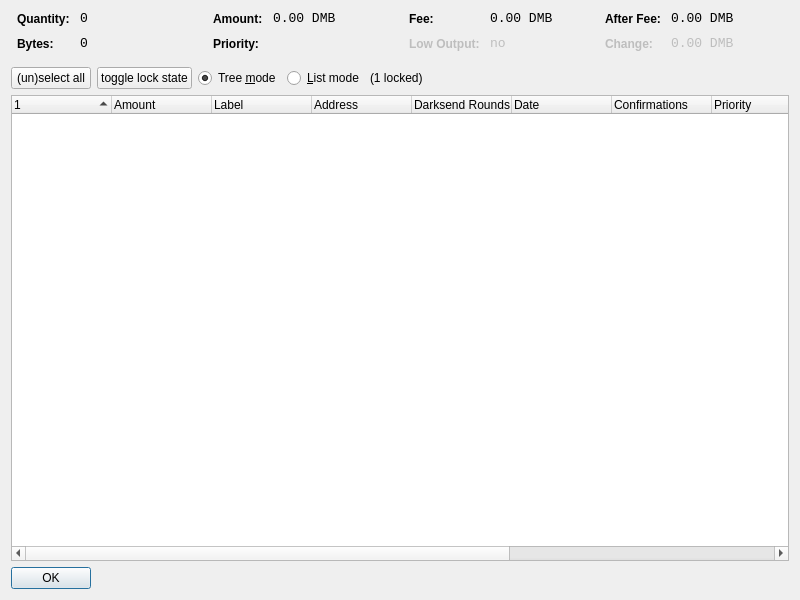
<?xml version="1.0" encoding="UTF-8"?>
<ui version="4.0">
 <class>CoinControlDialog</class>
 <widget class="QDialog" name="CoinControlDialog">
  <property name="geometry">
   <rect>
    <x>0</x>
    <y>0</y>
    <width>800</width>
    <height>600</height>
   </rect>
  </property>
  <property name="windowTitle">
   <string>Coin Control</string>
  </property>
  <layout class="QVBoxLayout" name="verticalLayout">
   <item>
    <layout class="QHBoxLayout" name="horizontalLayoutTop" stretch="0,0,0,0">
     <property name="topMargin">
      <number>0</number>
     </property>
     <property name="bottomMargin">
      <number>10</number>
     </property>
     <item>
      <layout class="QFormLayout" name="formLayoutCoinControl1">
       <property name="horizontalSpacing">
        <number>10</number>
       </property>
       <property name="verticalSpacing">
        <number>10</number>
       </property>
       <property name="leftMargin">
        <number>6</number>
       </property>
       <property name="rightMargin">
        <number>6</number>
       </property>
       <item row="0" column="0">
        <widget class="QLabel" name="labelCoinControlQuantityText">
         <property name="styleSheet">
          <string notr="true">font-weight:bold;</string>
         </property>
         <property name="text">
          <string>Quantity:</string>
         </property>
        </widget>
       </item>
       <item row="0" column="1">
        <widget class="QLabel" name="labelCoinControlQuantity">
         <property name="font">
          <font>
           <family>Monospace</family>
           <pointsize>10</pointsize>
          </font>
         </property>
         <property name="cursor">
          <cursorShape>IBeamCursor</cursorShape>
         </property>
         <property name="contextMenuPolicy">
          <enum>Qt::ActionsContextMenu</enum>
         </property>
         <property name="text">
          <string notr="true">0</string>
         </property>
         <property name="textInteractionFlags">
          <set>Qt::LinksAccessibleByMouse|Qt::TextSelectableByKeyboard|Qt::TextSelectableByMouse</set>
         </property>
        </widget>
       </item>
       <item row="1" column="0">
        <widget class="QLabel" name="labelCoinControlBytesText">
         <property name="styleSheet">
          <string notr="true">font-weight:bold;</string>
         </property>
         <property name="text">
          <string>Bytes:</string>
         </property>
        </widget>
       </item>
       <item row="1" column="1">
        <widget class="QLabel" name="labelCoinControlBytes">
         <property name="font">
          <font>
           <family>Monospace</family>
           <pointsize>10</pointsize>
          </font>
         </property>
         <property name="cursor">
          <cursorShape>IBeamCursor</cursorShape>
         </property>
         <property name="contextMenuPolicy">
          <enum>Qt::ActionsContextMenu</enum>
         </property>
         <property name="text">
          <string notr="true">0</string>
         </property>
         <property name="textInteractionFlags">
          <set>Qt::LinksAccessibleByMouse|Qt::TextSelectableByKeyboard|Qt::TextSelectableByMouse</set>
         </property>
        </widget>
       </item>
      </layout>
     </item>
     <item>
      <layout class="QFormLayout" name="formLayoutCoinControl2">
       <property name="horizontalSpacing">
        <number>10</number>
       </property>
       <property name="verticalSpacing">
        <number>10</number>
       </property>
       <property name="leftMargin">
        <number>6</number>
       </property>
       <property name="rightMargin">
        <number>6</number>
       </property>
       <item row="0" column="0">
        <widget class="QLabel" name="labelCoinControlAmountText">
         <property name="styleSheet">
          <string notr="true">font-weight:bold;</string>
         </property>
         <property name="text">
          <string>Amount:</string>
         </property>
        </widget>
       </item>
       <item row="0" column="1">
        <widget class="QLabel" name="labelCoinControlAmount">
         <property name="font">
          <font>
           <family>Monospace</family>
           <pointsize>10</pointsize>
          </font>
         </property>
         <property name="cursor">
          <cursorShape>IBeamCursor</cursorShape>
         </property>
         <property name="contextMenuPolicy">
          <enum>Qt::ActionsContextMenu</enum>
         </property>
         <property name="text">
          <string notr="true">0.00 DMB</string>
         </property>
         <property name="textInteractionFlags">
          <set>Qt::LinksAccessibleByMouse|Qt::TextSelectableByKeyboard|Qt::TextSelectableByMouse</set>
         </property>
        </widget>
       </item>
       <item row="1" column="0">
        <widget class="QLabel" name="labelCoinControlPriorityText">
         <property name="styleSheet">
          <string notr="true">font-weight:bold;</string>
         </property>
         <property name="text">
          <string>Priority:</string>
         </property>
        </widget>
       </item>
       <item row="1" column="1">
        <widget class="QLabel" name="labelCoinControlPriority">
         <property name="font">
          <font>
           <family>Monospace</family>
           <pointsize>10</pointsize>
          </font>
         </property>
         <property name="cursor">
          <cursorShape>IBeamCursor</cursorShape>
         </property>
         <property name="contextMenuPolicy">
          <enum>Qt::ActionsContextMenu</enum>
         </property>
         <property name="text">
          <string/>
         </property>
         <property name="textInteractionFlags">
          <set>Qt::LinksAccessibleByMouse|Qt::TextSelectableByKeyboard|Qt::TextSelectableByMouse</set>
         </property>
        </widget>
       </item>
      </layout>
     </item>
     <item>
      <layout class="QFormLayout" name="formLayoutCoinControl3">
       <property name="horizontalSpacing">
        <number>10</number>
       </property>
       <property name="verticalSpacing">
        <number>10</number>
       </property>
       <property name="leftMargin">
        <number>6</number>
       </property>
       <property name="rightMargin">
        <number>6</number>
       </property>
       <item row="0" column="0">
        <widget class="QLabel" name="labelCoinControlFeeText">
         <property name="styleSheet">
          <string notr="true">font-weight:bold;</string>
         </property>
         <property name="text">
          <string>Fee:</string>
         </property>
        </widget>
       </item>
       <item row="0" column="1">
        <widget class="QLabel" name="labelCoinControlFee">
         <property name="font">
          <font>
           <family>Monospace</family>
           <pointsize>10</pointsize>
          </font>
         </property>
         <property name="cursor">
          <cursorShape>IBeamCursor</cursorShape>
         </property>
         <property name="contextMenuPolicy">
          <enum>Qt::ActionsContextMenu</enum>
         </property>
         <property name="text">
          <string notr="true">0.00 DMB</string>
         </property>
         <property name="textInteractionFlags">
          <set>Qt::LinksAccessibleByMouse|Qt::TextSelectableByKeyboard|Qt::TextSelectableByMouse</set>
         </property>
        </widget>
       </item>
       <item row="1" column="0">
        <widget class="QLabel" name="labelCoinControlLowOutputText">
         <property name="enabled">
          <bool>false</bool>
         </property>
         <property name="styleSheet">
          <string notr="true">font-weight:bold;</string>
         </property>
         <property name="text">
          <string>Low Output:</string>
         </property>
        </widget>
       </item>
       <item row="1" column="1">
        <widget class="QLabel" name="labelCoinControlLowOutput">
         <property name="enabled">
          <bool>false</bool>
         </property>
         <property name="font">
          <font>
           <family>Monospace</family>
           <pointsize>10</pointsize>
          </font>
         </property>
         <property name="cursor">
          <cursorShape>IBeamCursor</cursorShape>
         </property>
         <property name="contextMenuPolicy">
          <enum>Qt::ActionsContextMenu</enum>
         </property>
         <property name="text">
          <string notr="true">no</string>
         </property>
         <property name="textInteractionFlags">
          <set>Qt::LinksAccessibleByMouse|Qt::TextSelectableByKeyboard|Qt::TextSelectableByMouse</set>
         </property>
        </widget>
       </item>
      </layout>
     </item>
     <item>
      <layout class="QFormLayout" name="formLayoutCoinControl4">
       <property name="horizontalSpacing">
        <number>10</number>
       </property>
       <property name="verticalSpacing">
        <number>10</number>
       </property>
       <property name="leftMargin">
        <number>6</number>
       </property>
       <property name="rightMargin">
        <number>6</number>
       </property>
       <item row="0" column="0">
        <widget class="QLabel" name="labelCoinControlAfterFeeText">
         <property name="styleSheet">
          <string notr="true">font-weight:bold;</string>
         </property>
         <property name="text">
          <string>After Fee:</string>
         </property>
        </widget>
       </item>
       <item row="0" column="1">
        <widget class="QLabel" name="labelCoinControlAfterFee">
         <property name="font">
          <font>
           <family>Monospace</family>
           <pointsize>10</pointsize>
          </font>
         </property>
         <property name="cursor">
          <cursorShape>IBeamCursor</cursorShape>
         </property>
         <property name="contextMenuPolicy">
          <enum>Qt::ActionsContextMenu</enum>
         </property>
         <property name="text">
          <string notr="true">0.00 DMB</string>
         </property>
         <property name="textInteractionFlags">
          <set>Qt::LinksAccessibleByMouse|Qt::TextSelectableByKeyboard|Qt::TextSelectableByMouse</set>
         </property>
        </widget>
       </item>
       <item row="1" column="0">
        <widget class="QLabel" name="labelCoinControlChangeText">
         <property name="enabled">
          <bool>false</bool>
         </property>
         <property name="styleSheet">
          <string notr="true">font-weight:bold;</string>
         </property>
         <property name="text">
          <string>Change:</string>
         </property>
        </widget>
       </item>
       <item row="1" column="1">
        <widget class="QLabel" name="labelCoinControlChange">
         <property name="enabled">
          <bool>false</bool>
         </property>
         <property name="font">
          <font>
           <family>Monospace</family>
           <pointsize>10</pointsize>
          </font>
         </property>
         <property name="cursor">
          <cursorShape>IBeamCursor</cursorShape>
         </property>
         <property name="contextMenuPolicy">
          <enum>Qt::ActionsContextMenu</enum>
         </property>
         <property name="text">
          <string notr="true">0.00 DMB</string>
         </property>
         <property name="textInteractionFlags">
          <set>Qt::LinksAccessibleByMouse|Qt::TextSelectableByKeyboard|Qt::TextSelectableByMouse</set>
         </property>
        </widget>
       </item>
      </layout>
     </item>
    </layout>
   </item>
   <item>
    <layout class="QHBoxLayout" name="horizontalLayoutPanel">
     <item>
      <widget class="QPushButton" name="pushButtonSelectAll">
       <property name="text">
        <string>(un)select all</string>
       </property>
      </widget>
     </item>
     <item>
      <widget class="QPushButton" name="pushButtonToggleLock">
       <property name="text">
        <string>toggle lock state</string>
       </property>
       <property name="autoDefault">
        <bool>false</bool>
       </property>
      </widget>
     </item>
     <item>
      <widget class="QRadioButton" name="radioTreeMode">
       <property name="text">
        <string>Tree &amp;mode</string>
       </property>
       <property name="checked">
        <bool>true</bool>
       </property>
      </widget>
     </item>
     <item>
      <widget class="QRadioButton" name="radioListMode">
       <property name="text">
        <string>&amp;List mode</string>
       </property>
      </widget>
     </item>
     <item>
      <widget class="QLabel" name="labelLocked">
       <property name="text">
        <string>(1 locked)</string>
       </property>
      </widget>
     </item>
     <item>
      <spacer name="horizontalSpacer">
       <property name="orientation">
        <enum>Qt::Horizontal</enum>
       </property>
       <property name="sizeHint" stdset="0">
        <size>
         <width>40</width>
         <height>20</height>
        </size>
       </property>
      </spacer>
     </item>
    </layout>
   </item>
   <item>
    <widget class="CoinControlTreeWidget" name="treeWidget">
     <property name="contextMenuPolicy">
      <enum>Qt::CustomContextMenu</enum>
     </property>
     <property name="sortingEnabled">
      <bool>false</bool>
     </property>
     <property name="columnCount">
      <number>12</number>
     </property>
     <attribute name="headerShowSortIndicator" stdset="0">
      <bool>true</bool>
     </attribute>
     <attribute name="headerStretchLastSection">
      <bool>false</bool>
     </attribute>
     <column>
      <property name="text">
       <string/>
      </property>
     </column>
     <column>
      <property name="text">
       <string>Amount</string>
      </property>
     </column>
     <column>
      <property name="text">
       <string>Label</string>
      </property>
     </column>
     <column>
      <property name="text">
       <string>Address</string>
      </property>
     </column>
     <column>
      <property name="text">
       <string>Darksend Rounds</string>
      </property>
     </column>
     <column>
      <property name="text">
       <string>Date</string>
      </property>
     </column>
     <column>
      <property name="text">
       <string>Confirmations</string>
      </property>
      <property name="toolTip">
       <string>Confirmed</string>
      </property>
     </column>
     <column>
      <property name="text">
       <string>Priority</string>
      </property>
     </column>
     <column>
      <property name="text">
       <string/>
      </property>
     </column>
     <column>
      <property name="text">
       <string/>
      </property>
     </column>
     <column>
      <property name="text">
       <string/>
      </property>
     </column>
     <column>
      <property name="text">
       <string/>
      </property>
     </column>
    </widget>
   </item>
   <item>
    <widget class="QDialogButtonBox" name="buttonBox">
     <property name="sizePolicy">
      <sizepolicy hsizetype="Maximum" vsizetype="Fixed">
       <horstretch>0</horstretch>
       <verstretch>0</verstretch>
      </sizepolicy>
     </property>
     <property name="orientation">
      <enum>Qt::Horizontal</enum>
     </property>
     <property name="standardButtons">
      <set>QDialogButtonBox::Ok</set>
     </property>
    </widget>
   </item>
  </layout>
 </widget>
 <customwidgets>
  <customwidget>
   <class>CoinControlTreeWidget</class>
   <extends>QTreeWidget</extends>
   <header>coincontroltreewidget.h</header>
  </customwidget>
 </customwidgets>
 <resources/>
 <connections/>
</ui>
